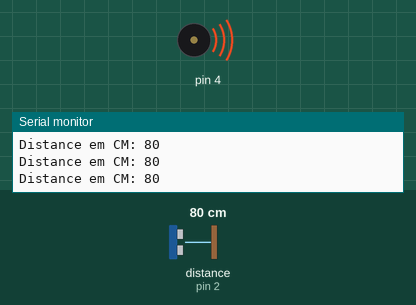
A sketch run on a simulated Arduino Uno, built with avr-gcc and run on an emulated ATmega328P. On the bench: buzzer (waves = sounding), the last lines printed to the serial monitor. Wiring (inferred from the names in the program): ultrasonic range finder: trigger pin 3; echo pin 2. The test bench sets the inputs (shaded band); at power-on: distance to the obstacle (sensor on pin 2) 80 cm. The echo pulse lasts 58.3 µs per cm.

Above: at 1.2 s.
1.3 s: distance to the obstacle (sensor on pin 2) set to 13 cm
At 2.0 s:
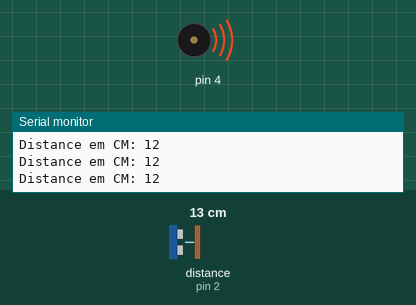
4.3 s: distance to the obstacle (sensor on pin 2) set to 10 cm
At 4.9 s:
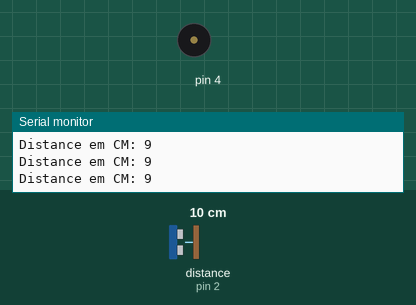
5.8 s: distance to the obstacle (sensor on pin 2) set to 120 cm
At 6.2 s:
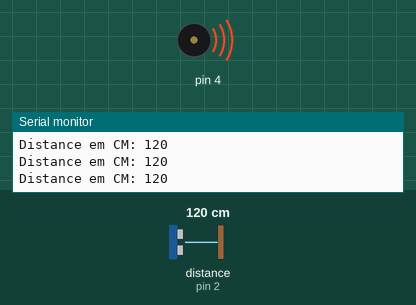
Timing chart, 0 to 8.8 s (numbered marks = the images above; inputs shaded):
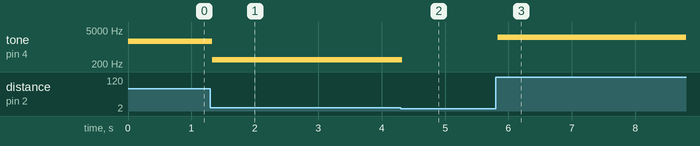

The sketch:

Sonar.ino
```cpp
#define PIN_TRIG 3
#define PIN_ECHO 2

void setup() {
  Serial.begin(9600);
  pinMode(PIN_TRIG, OUTPUT);
  pinMode(PIN_ECHO, INPUT);
}

void loop() {

  digitalWrite(PIN_TRIG, HIGH);
  delayMicroseconds(10); // to get a pulse
  digitalWrite(PIN_TRIG, LOW);

  int duration = pulseIn(PIN_ECHO, HIGH);
  int dist = duration / 58; // to get the value em Centemeters or /148 to get in Inches

  Serial.print("Distance em CM: ");
  Serial.println(dist);

  int pitch = map(dist, 0, 190, 50, 4000); // map the values of the distance to "tone" values

  if (dist > 10)
  {
    tone(4, pitch);
  }
  else
  {
    noTone(4);
  }
  delay(10);
}
```

Measured:
- the behaviour switches between 12 and 11 cm on distance to the obstacle (sensor on pin 2) (found by bisection; images 1 and 2)
- after the input at 1.3 s, tone on pin 4: 1713 Hz → 299 Hz at once
- after the input at 4.3 s, tone on pin 4: 299 Hz → silent at once
- after the input at 5.8 s, tone on pin 4: silent → 2544 Hz at once
